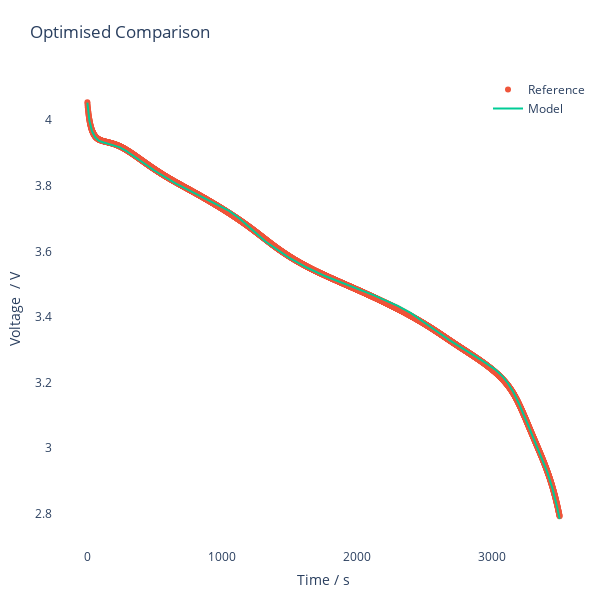

This figure's notebook cell:
### Markdown cell above
Compare ground truth vs optimised result.

### Code cell
pybop.plot.problem(problem, inputs=result.best_inputs, title="Optimised Comparison");

### Figure 1 — Plotly figure (JSON) as saved in the notebook; plotly's stock layout.template omitted (floating-point values rounded to 4 significant figures; data arrays with more than 128 entries replaced by an {"elided": "..."} marker saying what was removed)
{"data": [{"fill": "toself", "fillcolor": "rgba(255,229,204,0.8)", "hoverinfo": "skip", "line": {"color": "rgba(255,255,255,0)"}, "showlegend": false, "type": "scatter", "x": {"elided": "7002 int values"}, "y": {"elided": "7002 float values"}}, {"mode": "markers", "name": "Reference", "showlegend": true, "type": "scatter", "x": {"elided": "3501 float values"}, "y": {"elided": "3501 float values"}}, {"mode": "lines", "name": "Model", "showlegend": true, "type": "scatter", "x": {"elided": "3501 float values"}, "y": {"elided": "3501 float values"}}], "layout": {"autosize": false, "height": 600, "legend": {"font": {"size": 12}, "x": 1, "xanchor": "right", "y": 1, "yanchor": "top"}, "margin": {"b": 10, "l": 10, "pad": 4, "r": 10, "t": 75}, "plot_bgcolor": "white", "showlegend": true, "title": {"text": "Optimised Comparison"}, "width": 600, "xaxis": {"exponentformat": "e", "showexponent": "last", "tickfont": {"size": 12}, "title": {"text": "Time / s"}}, "yaxis": {"exponentformat": "e", "showexponent": "last", "tickfont": {"size": 12}, "title": {"text": "Voltage  / V"}}}}
